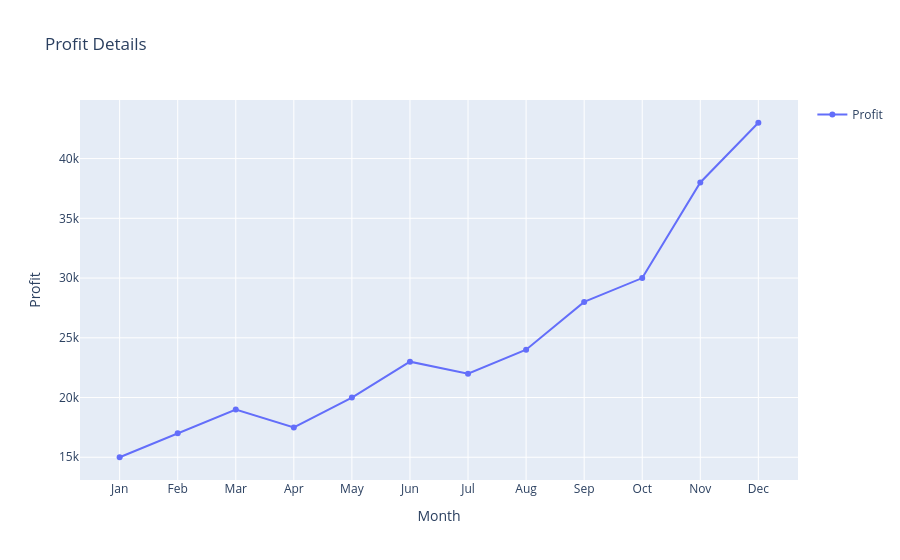

Notebook source saved alongside this figure:
### Code cell
profit=monthly_revenue-expenses
fig=go.Figure()
fig.add_trace(
    go.Scatter(
        x=months,
        y=profit,
        mode="lines+markers",
        name="Profit"
    )
)

fig.update_layout(
    title="Profit Details",
    xaxis_title="Month",
    yaxis_title="Profit",
    showlegend=True
)

fig.show()

### Figure 1 — Plotly figure (JSON) as saved in the notebook; plotly's stock layout.template omitted (floating-point values rounded to 4 significant figures)
{"data": [{"mode": "lines+markers", "name": "Profit", "type": "scatter", "x": ["Jan", "Feb", "Mar", "Apr", "May", "Jun", "Jul", "Aug", "Sep", "Oct", "Nov", "Dec"], "y": [15000, 17000, 19000, 17500, 20000, 23000, 22000, 24000, 28000, 30000, 38000, 43000]}], "layout": {"showlegend": true, "title": {"text": "Profit Details"}, "xaxis": {"title": {"text": "Month"}}, "yaxis": {"title": {"text": "Profit"}}}}
